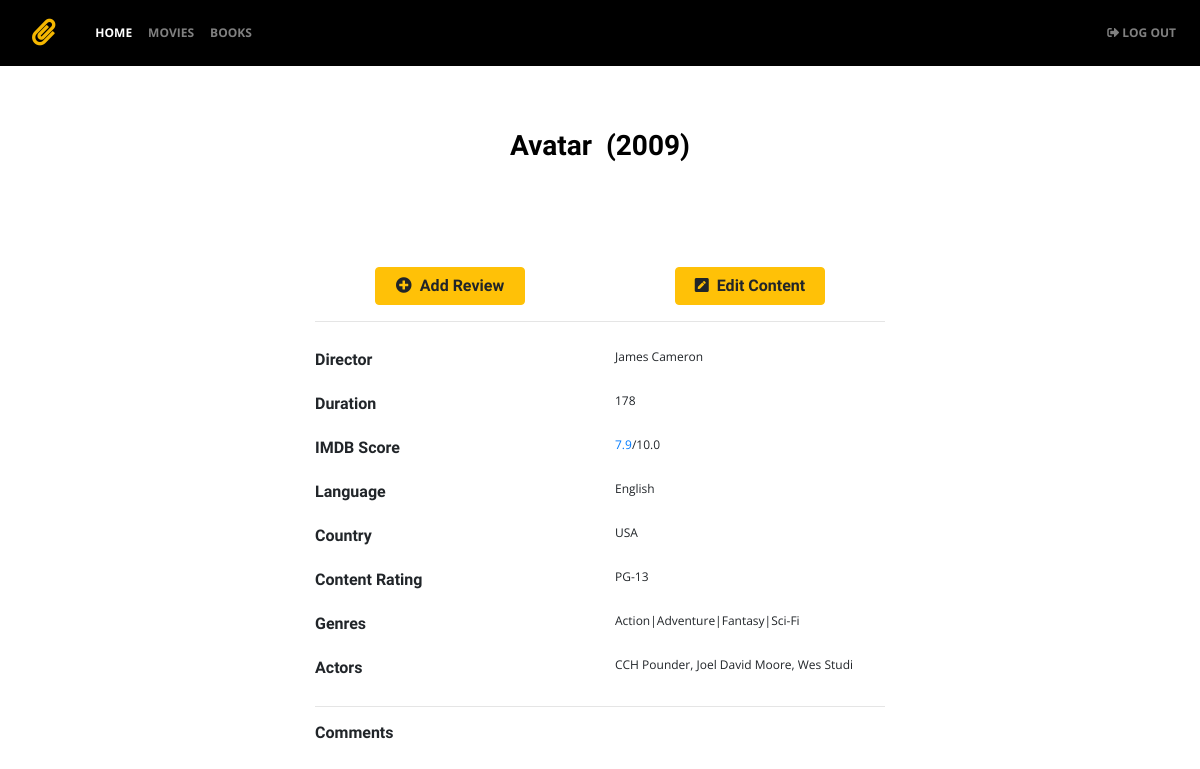
Screenshot of /movies/?id=1 (signed in) with the database file from the repository.
### app.py (models this page shows, shortened)
class dtMovies(db.Model):
    __tablename__ = 'dtMovies'
    id = db.Column(db.Integer, primary_key=True)
    director_name = db.Column(db.String(200))
    duration = db.Column(db.String(200))
    actor_2_name = db.Column(db.String(200))
    genres = db.Column(db.String(200))
    actor_1_name = db.Column(db.String(200))
    movie_title = db.Column(db.String(200))
    actor_3_name = db.Column(db.String(200))
    plot_keywords = db.Column(db.String(200))
    movie_imdb_link = db.Column(db.String(200))
    language = db.Column(db.String(200))
    country = db.Column(db.String(200))
    content_rating = db.Column(db.String(200))
    title_year = db.Column(db.String(200))
    imdb_score = db.Column(db.String(200))
    user = db.relationship('userMovies',backref='dtMovies')

### app.py (the view, shortened to what this page needs)
@app.route('/movies', methods=['GET', 'POST'])
@app.route('/movies/', methods=['GET', 'POST'])
def movies():
    mid = request.args.get('id')
    movie = dtMovies.query.get_or_404(mid)
    userComments = db.session.query(userTest, userMovies).outerjoin(userMovies, userTest.id == userMovies.uid).all()
    watched = 0
    if session['logged_in']:
        uid = current_user.get_id()
        if db.session.query(userMovies).filter_by(mid=mid,uid=uid).count() >= 1:
            watched = 1
        return render_template('movies.html', movie=movie, uid=uid, watched=watched, userComments=userComments)
    else:
        return render_template('movies.html', movie=movie, userComments=userComments)

### app.py (called while the page is built)
@login_manager.user_loader
def load_user(user_id):
    return userTest.query.get(int(user_id))

### templates/movies.html (shortened to what this page needs)
{% extends 'base.html' %}
{% block body %}
<div class="container">
    <div class="row">
        <div class="col-md-12">
            <div class="jumbotron"><h3>{{movie.movie_title}} ({{movie.title_year}})</h3></div>
        </div>
    </div>
    {% if session.logged_in %}
    <div class="row" style="padding-bottom: 20;">
        <div class="col-md-6">
            {% if watched %}
            <button type="button" class="btn btn-success" disabled>
                <i class="fas fa-check-circle"></i>&nbsp;&nbsp;Watched
            </button>
            {% else %}
            <button class="btn btn-warning" type="button" data-toggle="collapse" data-target="#collapseReview" aria-expanded="false" aria-controls="collapseReview">
                <i class="fas fa-plus-circle"></i>&nbsp;
                Add Review
            </button>
            {% endif %}
        </div>
        <div class="col-md-6">
            <button class="btn btn-warning" type="button" onclick="window.location.href = '/update/{{ movie.id }}';">
                <i class="fas fa-pen-square"></i>&nbsp;
                Edit Content
            </button>
        </div>
    </div>
    {% endif %}
    <hr>
    <div class="row row-content">
        <div class="col-md-6 tr-title">Director</div>
        <div class="col-md-6">{{movie.director_name}}</div>
    </div>
    <div class="row row-content">
        <div class="col-md-6 tr-title">Duration</div>
        <div class="col-md-6">{{movie.duration}}</div>
    </div>
    <div class="row row-content">
        <div class="col-md-6 tr-title">IMDB Score</div>
        <div class="col-md-6"><a href={{movie.movie_imdb_link}}>{{movie.imdb_score}}</a>/10.0</div>
    </div>
    <div class="row row-content">
        <div class="col-md-6 tr-title">Language</div>
        <div class="col-md-6">{{movie.language}}</div>
    </div>
    <div class="row row-content">
        <div class="col-md-6 tr-title">Country</div>
        <div class="col-md-6">{{movie.country}}</div>
    </div>
    <div class="row row-content">
        <div class="col-md-6 tr-title">Content Rating</div>
        <div class="col-md-6">{{movie.content_rating}}</div>
    </div>
    <div class="row row-content">
        <div class="col-md-6 tr-title">Genres</div>
        <div class="col-md-6">{{movie.genres}}</div>
    </div>
    <div class="row row-content">
        <div class="col-md-6 tr-title">Actors</div>
        <div class="col-md-6">{{movie.actor_1_name}}, {{movie.actor_2_name}}, {{movie.actor_3_name}}</div>
    </div>
    <hr>
    <div class="row">
        <div class="col-md-12">
            <h6>Comments</h6>
        </div>
    </div>
    <div class="row">
        <div class="col-md-12">
        </div>
    </div>
</div>
{% endblock %}

### static/style.css (style rules this page uses)
body { background-color: white; font-family: 'Open Sans', sans-serif; font-size: 12px; padding-top: 65px; padding-bottom: 85px; }
h3 { color: #000000; font-family: 'Rokkitt', serif; font-weight: bold; text-align: center; }
h6 { font-family: 'Rokkitt', serif; font-weight: bold; }
.jumbotron { background-color: white; border-radius: 0; }
.tr-title { font-weight: bold; font-family: 'Rokkitt', serif; font-size: 16px; }

### templates/movies.html (style rules this page uses)
.container { max-width: 600px; }
.btn { margin:0 auto; display:block; width: 150px; font-family: 'Rokkitt', serif; font-weight: bolder; }
.row-content { padding-bottom: 10px; padding-top: 10px; }

### rows the page displays
dtMovies: movie_title "Avatar", title_year "2009", director_name "James Cameron", duration "178", imdb_score "7.9", language "English", country "USA", content_rating "PG-13", genres "Action|Adventure|Fantasy|Sci-Fi", actor_1_name "CCH Pounder", actor_2_name "Joel David Moore", actor_3_name "Wes Studi"
